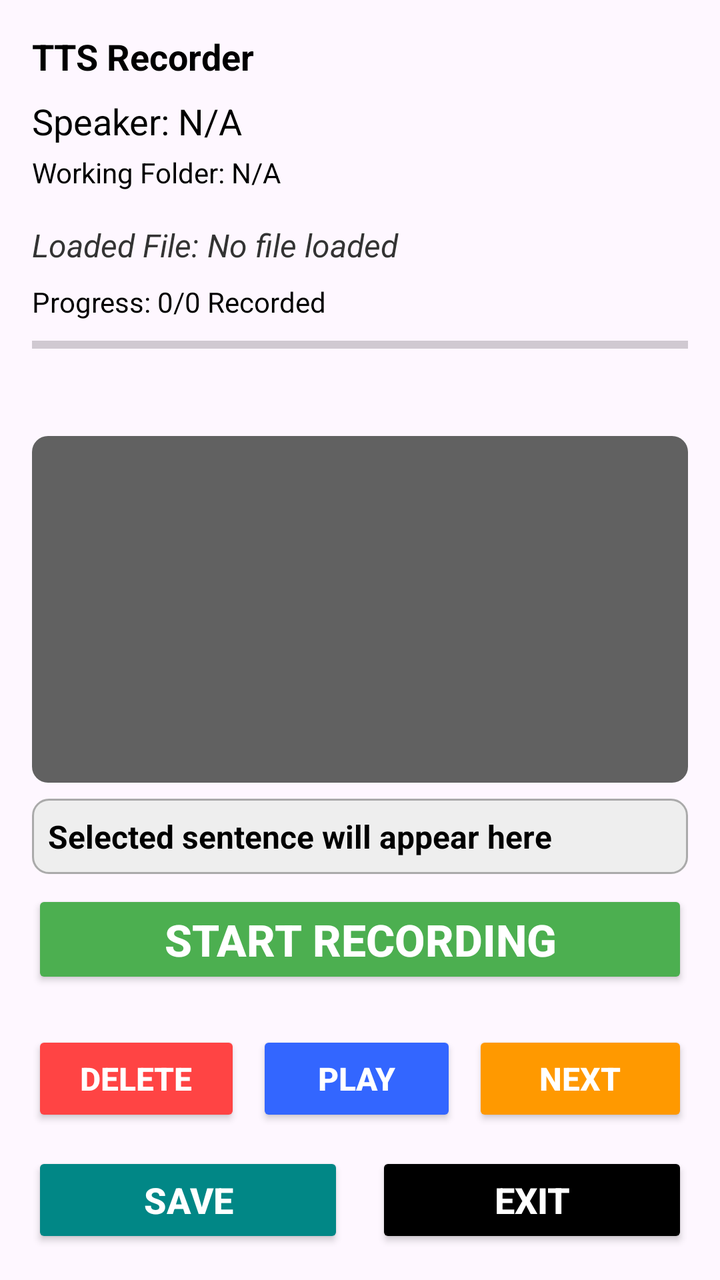
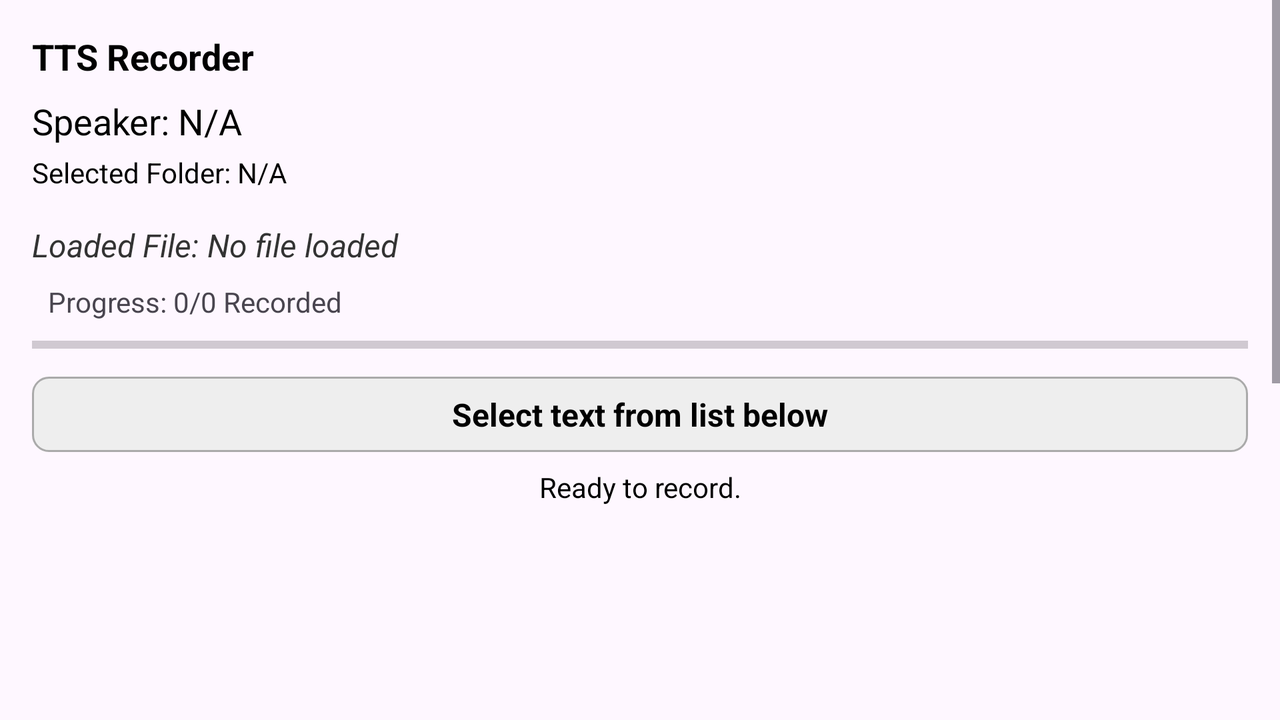

An Android layout and its configuration variant, each rendered on a device that would load it. The default file and the variant file are quoted in full after the pictures.
<!-- AndroidManifest.xml: application theme Theme.TTSTool -->
<!-- res/layout/activity_processing.xml -->
<?xml version="1.0" encoding="utf-8"?>
<androidx.constraintlayout.widget.ConstraintLayout xmlns:android="http://schemas.android.com/apk/res/android"
    xmlns:app="http://schemas.android.com/apk/res-auto"
    xmlns:tools="http://schemas.android.com/tools"
    android:id="@+id/main"
    android:layout_width="match_parent"
    android:layout_height="match_parent"
    android:padding="16dp"
    tools:context=".ProcessingActivity">

    
    <TextView
        android:id="@+id/tv_app_title"
        android:layout_width="wrap_content"
        android:layout_height="wrap_content"
        android:text="TTS Recorder"
        android:textSize="18sp"
        android:textStyle="bold"
        android:textColor="@color/black"
        app:layout_constraintStart_toStartOf="parent"
        app:layout_constraintTop_toTopOf="parent" />

    
    <TextView
        android:id="@+id/username_display_text_view"
        android:layout_width="0dp"
        android:layout_height="wrap_content"
        android:layout_marginTop="8dp"
        android:text="Speaker: N/A"
        android:textSize="18sp"
        android:textColor="@color/black"
        app:layout_constraintStart_toStartOf="parent"
        app:layout_constraintEnd_toEndOf="parent"
        app:layout_constraintTop_toBottomOf="@+id/tv_app_title" />

    
    <TextView
        android:id="@+id/file_uri_display_text_view"
        android:layout_width="0dp"
        android:layout_height="wrap_content"
        android:layout_marginTop="4dp"
        android:text="Working Folder: N/A"
        android:textSize="14sp"
        android:textColor="@color/black"
        app:layout_constraintStart_toStartOf="parent"
        app:layout_constraintEnd_toEndOf="parent"
        app:layout_constraintTop_toBottomOf="@+id/username_display_text_view" />

    
    <TextView
        android:id="@+id/loaded_file_name_text_view"
        android:layout_width="0dp"
        android:layout_height="wrap_content"
        android:layout_marginTop="16dp"
        android:text="Loaded File: No file loaded"
        android:textSize="16sp"
        android:textStyle="italic"
        android:textColor="@color/text_color_dark"
        app:layout_constraintStart_toStartOf="parent"
        app:layout_constraintEnd_toEndOf="parent"
        app:layout_constraintTop_toBottomOf="@+id/file_uri_display_text_view" />

    
    <TextView
        android:id="@+id/recording_progress_text_view"
        android:layout_width="wrap_content"
        android:layout_height="wrap_content"
        android:text="Progress: 0/0 Recorded"
        android:textColor="@color/black"
        android:textSize="14sp"
        android:layout_marginTop="8dp"
        app:layout_constraintStart_toStartOf="parent"
        app:layout_constraintTop_toBottomOf="@+id/loaded_file_name_text_view" />

    <ProgressBar
        android:id="@+id/recording_progress_bar"
        style="?android:attr/progressBarStyleHorizontal"
        android:layout_width="0dp"
        android:layout_height="wrap_content"
        android:layout_marginTop="4dp"
        android:max="100"
        android:progress="0"
        app:layout_constraintStart_toStartOf="parent"
        app:layout_constraintEnd_toEndOf="parent"
        app:layout_constraintTop_toBottomOf="@+id/recording_progress_text_view" />

    
    <TextView
        android:id="@+id/audio_level_indicator_text_view"
        android:layout_width="0dp"
        android:layout_height="wrap_content"
        android:layout_marginTop="8dp"
        android:gravity="center"
        android:text=""
        android:textSize="16sp"
        android:textStyle="bold"
        android:textColor="@color/black"
        app:layout_constraintStart_toStartOf="parent"
        app:layout_constraintEnd_toEndOf="parent"
        app:layout_constraintTop_toBottomOf="@+id/recording_progress_bar" />


    
    <androidx.recyclerview.widget.RecyclerView
        android:id="@+id/sentences_recycler_view"
        android:layout_width="0dp"
        android:layout_height="0dp"
        android:layout_marginTop="8dp"
        android:layout_marginBottom="8dp"
        android:background="@drawable/rounded_background_dark_gray"
        android:padding="4dp"
        app:layout_constraintBottom_toTopOf="@+id/current_selected_sentence_text_view"
        app:layout_constraintEnd_toEndOf="parent"
        app:layout_constraintStart_toStartOf="parent"
        app:layout_constraintTop_toBottomOf="@+id/audio_level_indicator_text_view" />

    
    <TextView
        android:id="@+id/current_selected_sentence_text_view"
        android:layout_width="0dp"
        android:layout_height="wrap_content"
        android:layout_marginBottom="8dp"
        android:background="@drawable/rounded_background_light_gray"
        android:gravity="start"
        android:padding="8dp"
        android:text="Selected sentence will appear here"
        android:textColor="@color/black"
        android:textSize="16sp"
        android:textStyle="bold"
        app:layout_constraintBottom_toTopOf="@+id/btn_start_processing"
        app:layout_constraintEnd_toEndOf="parent"
        app:layout_constraintStart_toStartOf="parent" />

    
    <Button
        android:id="@+id/btn_start_processing"
        android:layout_width="0dp"
        android:layout_height="wrap_content"
        android:layout_marginBottom="8dp"
        android:backgroundTint="@color/custom_green"
        android:text="Start Recording"
        android:textColor="@color/white"
        android:textSize="22sp"
        android:textStyle="bold"
        app:layout_constraintBottom_toTopOf="@+id/guideline_buttons_top"
        app:layout_constraintEnd_toEndOf="parent"
        app:layout_constraintStart_toStartOf="parent" />

    
    <androidx.constraintlayout.widget.Guideline
        android:id="@+id/guideline_buttons_top"
        android:layout_width="wrap_content"
        android:layout_height="wrap_content"
        android:orientation="horizontal"
        app:layout_constraintGuide_percent="0.80" /> 

    <androidx.constraintlayout.widget.Guideline
        android:id="@+id/guideline_btn_left_1"
        android:layout_width="wrap_content"
        android:layout_height="wrap_content"
        android:orientation="vertical"
        app:layout_constraintGuide_percent="0.33" />

    <androidx.constraintlayout.widget.Guideline
        android:id="@+id/guideline_btn_left_2"
        android:layout_width="wrap_content"
        android:layout_height="wrap_content"
        android:orientation="vertical"
        app:layout_constraintGuide_percent="0.66" />

    
    <Button
        android:id="@+id/btn_delete_file"
        android:layout_width="0dp"
        android:layout_height="wrap_content"
        android:layout_marginEnd="4dp"
        android:backgroundTint="@color/custom_red"
        android:text="Delete"
        android:textColor="@color/white"
        android:textSize="16sp"
        android:textStyle="bold"
        app:layout_constraintBottom_toTopOf="@+id/bottom_session_buttons_layout"
        app:layout_constraintEnd_toStartOf="@+id/guideline_btn_left_1"
        app:layout_constraintStart_toStartOf="parent"
        app:layout_constraintTop_toTopOf="@+id/guideline_buttons_top" />

    <Button
        android:id="@+id/btn_play_audio"
        android:layout_width="0dp"
        android:layout_height="wrap_content"
        android:layout_marginStart="4dp"
        android:layout_marginEnd="4dp"
        android:backgroundTint="@color/custom_blue"
        android:text="Play"
        android:textColor="@color/white"
        android:textSize="16sp"
        android:textStyle="bold"
        app:layout_constraintBottom_toTopOf="@+id/bottom_session_buttons_layout"
        app:layout_constraintEnd_toStartOf="@+id/guideline_btn_left_2"
        app:layout_constraintStart_toStartOf="@+id/guideline_btn_left_1"
        app:layout_constraintTop_toTopOf="@+id/guideline_buttons_top" />

    <Button
        android:id="@+id/btn_next_item"
        android:layout_width="0dp"
        android:layout_height="wrap_content"
        android:layout_marginStart="4dp"
        android:backgroundTint="@color/custom_orange"
        android:text="Next"
        android:textColor="@color/white"
        android:textSize="16sp"
        android:textStyle="bold"
        app:layout_constraintBottom_toTopOf="@+id/bottom_session_buttons_layout"
        app:layout_constraintEnd_toEndOf="parent"
        app:layout_constraintStart_toStartOf="@+id/guideline_btn_left_2"
        app:layout_constraintTop_toTopOf="@+id/guideline_buttons_top" />

    
    <LinearLayout
        android:id="@+id/bottom_session_buttons_layout"
        android:layout_width="0dp"
        android:layout_height="wrap_content"
        android:orientation="horizontal"
        android:gravity="center_horizontal"
        android:layout_marginTop="8dp"
        app:layout_constraintBottom_toBottomOf="parent"
        app:layout_constraintStart_toStartOf="parent"
        app:layout_constraintEnd_toEndOf="parent">

        <Button
            android:id="@+id/btn_save_session"
            android:layout_width="0dp"
            android:layout_height="wrap_content"
            android:layout_weight="1"
            android:layout_marginEnd="8dp"
            android:backgroundTint="@color/teal_700"
            android:text="Save"
            android:textColor="@color/white"
            android:textSize="18sp"
            android:textStyle="bold" />

        <Button
            android:id="@+id/btn_exit_activity"
            android:layout_width="0dp"
            android:layout_height="wrap_content"
            android:layout_weight="1"
            android:layout_marginStart="8dp"
            android:backgroundTint="@color/black"
            android:text="Exit"
            android:textColor="@color/white"
            android:textSize="18sp"
            android:textStyle="bold" />
    </LinearLayout>

</androidx.constraintlayout.widget.ConstraintLayout>
<!-- resources referenced by this layout -->
<resources>
  <color name="black">#FF000000</color>
  <color name="custom_blue">#3366FF</color>
  <color name="custom_green">#4CAF50</color>
  <color name="custom_orange">#FF9900</color>
  <color name="custom_red">#FF4444</color>
  <color name="teal_700">#FF018786</color>
  <color name="text_color_dark">#333333</color>
  <color name="white">#FFFFFFFF</color>
  <!-- drawable rounded_background_dark_gray (drawable) -->
  <?xml version="1.0" encoding="utf-8"?>
  <shape xmlns:android="http://schemas.android.com/apk/res/android">
      <solid android:color="@color/background_dark_gray" />
      <corners android:radius="8dp" />
  </shape>
  <!-- drawable rounded_background_light_gray (drawable) -->
  <?xml version="1.0" encoding="utf-8"?>
  <shape xmlns:android="http://schemas.android.com/apk/res/android">
      <solid android:color="@color/background_light_gray" />
      <corners android:radius="8dp" />
      <stroke android:width="1dp" android:color="@android:color/darker_gray"/>
  </shape>
  <style name="Theme.TTSTool" parent="Base.Theme.TTSTool" />
  <color name="background_dark_gray">#616161</color>
  <color name="background_light_gray">#EEEEEE</color>
  <style name="Base.Theme.TTSTool" parent="Theme.Material3.DayNight.NoActionBar">
          
          
      </style>
</resources>
<!-- res/layout-land/activity_processing.xml (the author's variant of the layout above) -->
<!-- drawn on the phone turned sideways -->
<?xml version="1.0" encoding="utf-8"?>
<ScrollView xmlns:android="http://schemas.android.com/apk/res/android"
    xmlns:app="http://schemas.android.com/apk/res-auto"
    xmlns:tools="http://schemas.android.com/tools"
    android:layout_width="match_parent"
    android:layout_height="match_parent"
    tools:context=".ProcessingActivity">

    <androidx.constraintlayout.widget.ConstraintLayout
        android:id="@+id/main"
        android:layout_width="match_parent"
        android:layout_height="wrap_content" android:padding="16dp">

        <TextView
            android:id="@+id/tv_app_title"
            android:layout_width="wrap_content"
            android:layout_height="wrap_content"
            android:text="TTS Recorder"
            android:textSize="18sp"
            android:textStyle="bold"
            android:textColor="@color/black"
            app:layout_constraintStart_toStartOf="parent"
            app:layout_constraintTop_toTopOf="parent" />

        <TextView
            android:id="@+id/username_display_text_view"
            android:layout_width="0dp"
            android:layout_height="wrap_content"
            android:layout_marginTop="8dp"
            android:text="Speaker: N/A"
            android:textSize="18sp"
            android:textColor="@color/black"
            app:layout_constraintStart_toStartOf="parent"
            app:layout_constraintEnd_toEndOf="parent"
            app:layout_constraintTop_toBottomOf="@+id/tv_app_title" />

        <TextView
            android:id="@+id/file_uri_display_text_view"
            android:layout_width="0dp"
            android:layout_height="wrap_content"
            android:layout_marginTop="4dp"
            android:text="Selected Folder: N/A"
            android:textSize="14sp"
            android:textColor="@color/black"
            app:layout_constraintStart_toStartOf="parent"
            app:layout_constraintEnd_toEndOf="parent"
            app:layout_constraintTop_toBottomOf="@+id/username_display_text_view" />

        <TextView
            android:id="@+id/loaded_file_name_text_view"
            android:layout_width="0dp"
            android:layout_height="wrap_content"
            android:layout_marginTop="16dp"
            android:text="Loaded File: No file loaded"
            android:textSize="16sp"
            android:textStyle="italic"
            android:textColor="@color/text_color_dark"
            app:layout_constraintStart_toStartOf="parent"
            app:layout_constraintEnd_toEndOf="parent"
            app:layout_constraintTop_toBottomOf="@+id/file_uri_display_text_view" />

        <TextView
            android:id="@+id/recording_progress_text_view"
            android:layout_width="wrap_content"
            android:layout_height="wrap_content"
            android:text="Progress: 0/0 Recorded"
            android:textSize="14sp"
            android:layout_marginTop="8dp"
            app:layout_constraintStart_toStartOf="parent"
            app:layout_constraintTop_toBottomOf="@+id/loaded_file_name_text_view"
            app:layout_constraintHorizontal_bias="0.0"
            app:layout_constraintEnd_toEndOf="parent"
            android:layout_marginStart="8dp" />

        <ProgressBar
            android:id="@+id/recording_progress_bar"
            style="?android:attr/progressBarStyleHorizontal"
            android:layout_width="0dp"
            android:layout_height="wrap_content"
            android:layout_marginTop="4dp"
            android:max="100"
            android:progress="0"
            app:layout_constraintEnd_toEndOf="parent"
            app:layout_constraintStart_toStartOf="parent"
            app:layout_constraintTop_toBottomOf="@+id/recording_progress_text_view" />

        <TextView
            android:id="@+id/current_selected_sentence_text_view"
            android:layout_width="0dp"
            android:layout_height="wrap_content"
            android:layout_marginTop="8dp"
            android:background="@drawable/rounded_background_light_gray"
            android:gravity="center"
            android:padding="8dp"
            android:text="Select text from list below"
            android:textColor="@color/black"
            android:textSize="16sp"
            android:textStyle="bold"
            app:layout_constraintEnd_toEndOf="parent"
            app:layout_constraintStart_toStartOf="parent"
            app:layout_constraintTop_toBottomOf="@+id/recording_progress_bar" />

        <TextView
            android:id="@+id/audio_level_indicator_text_view"
            android:layout_width="wrap_content"
            android:layout_height="wrap_content"
            android:layout_marginTop="8dp"
            android:text="Ready to record."
            android:textSize="14sp"
            android:textColor="@color/black"
            app:layout_constraintStart_toStartOf="parent"
            app:layout_constraintEnd_toEndOf="parent"
            app:layout_constraintTop_toBottomOf="@+id/current_selected_sentence_text_view" />

        <androidx.recyclerview.widget.RecyclerView
            android:id="@+id/sentences_recycler_view"
            android:layout_width="0dp"
            android:layout_height="230dp" android:layout_marginTop="8dp"
            android:layout_marginBottom="16dp"
            app:layout_constraintEnd_toEndOf="parent"
            app:layout_constraintStart_toStartOf="parent"
            app:layout_constraintTop_toBottomOf="@+id/audio_level_indicator_text_view"
            tools:listitem="@layout/item_sentence" />

        <LinearLayout
            android:id="@+id/buttons_group"
            android:layout_width="0dp"
            android:layout_height="wrap_content"
            android:orientation="vertical"
            android:layout_marginTop="8dp"
            app:layout_constraintTop_toBottomOf="@+id/sentences_recycler_view"
            app:layout_constraintStart_toStartOf="parent"
            app:layout_constraintEnd_toEndOf="parent"
            app:layout_constraintBottom_toBottomOf="parent">

            
            <Button
                android:id="@+id/btn_start_processing"
                android:layout_width="match_parent"
                android:layout_height="wrap_content"
                android:layout_marginBottom="8dp"
                android:backgroundTint="@color/custom_green"
                android:text="Start Recording"
                android:textColor="@color/white"
                android:textSize="22sp"
                android:textStyle="bold" />

            
            <LinearLayout
                android:layout_width="match_parent"
                android:layout_height="wrap_content"
                android:orientation="horizontal"
                android:layout_marginBottom="8dp">

                <Button
                    android:id="@+id/btn_delete_file"
                    android:layout_weight="1"
                    android:layout_width="0dp"
                    android:layout_height="wrap_content"
                    android:layout_marginEnd="4dp"
                    android:backgroundTint="@color/custom_red"
                    android:text="Delete"
                    android:textColor="@color/white"
                    android:textSize="16sp"
                    android:textStyle="bold" />

                <Button
                    android:id="@+id/btn_play_audio"
                    android:layout_weight="1"
                    android:layout_width="0dp"
                    android:layout_height="wrap_content"
                    android:layout_marginStart="2dp"
                    android:layout_marginEnd="2dp"
                    android:backgroundTint="@color/custom_blue"
                    android:text="Play"
                    android:textColor="@color/white"
                    android:textSize="16sp"
                    android:textStyle="bold" />

                <Button
                    android:id="@+id/btn_next_item"
                    android:layout_weight="1"
                    android:layout_width="0dp"
                    android:layout_height="wrap_content"
                    android:layout_marginStart="4dp"
                    android:backgroundTint="@color/custom_orange"
                    android:text="Next"
                    android:textColor="@color/white"
                    android:textSize="16sp"
                    android:textStyle="bold" />
            </LinearLayout>

            
            <LinearLayout
                android:layout_width="match_parent"
                android:layout_height="wrap_content"
                android:orientation="horizontal">

                <Button
                    android:id="@+id/btn_save_session"
                    android:layout_weight="1"
                    android:layout_width="0dp"
                    android:layout_height="wrap_content"
                    android:layout_marginEnd="4dp"
                    android:backgroundTint="@color/purple_500"
                    android:text="Save"
                    android:textColor="@color/white"
                    android:textSize="16sp"
                    android:textStyle="bold" />

                <Button
                    android:id="@+id/btn_load_session"
                    android:layout_weight="1"
                    android:layout_width="0dp"
                    android:layout_height="wrap_content"
                    android:layout_marginStart="2dp"
                    android:layout_marginEnd="2dp"
                    android:backgroundTint="@color/purple_700"
                    android:text="Load"
                    android:textColor="@color/white"
                    android:textSize="16sp"
                    android:textStyle="bold" />

                <Button
                    android:id="@+id/btn_exit_activity"
                    android:layout_weight="1"
                    android:layout_width="0dp"
                    android:layout_height="wrap_content"
                    android:layout_marginStart="4dp"
                    android:backgroundTint="@color/black"
                    android:text="Exit"
                    android:textColor="@color/white"
                    android:textSize="16sp"
                    android:textStyle="bold" />
            </LinearLayout>

        </LinearLayout>


    </androidx.constraintlayout.widget.ConstraintLayout>
</ScrollView>
<!-- res/layout/item_sentence.xml (included above) -->
<?xml version="1.0" encoding="utf-8"?>
<LinearLayout xmlns:android="http://schemas.android.com/apk/res/android"
    android:layout_width="match_parent"
    android:layout_height="wrap_content"
    android:orientation="vertical"
    android:padding="8dp"
    android:layout_marginBottom="4dp"
    android:background="@drawable/rounded_corner_background">

    <TextView
        android:id="@+id/text_view_sentence"
        android:layout_width="match_parent"
        android:layout_height="wrap_content"
        android:textSize="16sp"
        android:textColor="@android:color/black"
        android:padding="4dp"
        android:text="Sample Sentence Text Here" />

    <TextView
        android:id="@+id/text_view_recorded_file_name"
        android:layout_width="match_parent"
        android:layout_height="wrap_content"
        android:textSize="12sp"
        android:textColor="@android:color/darker_gray"
        android:paddingStart="4dp"
        android:paddingEnd="4dp"
        android:paddingBottom="2dp"
        android:visibility="gone"
        android:textStyle="italic"
        android:text="Recorded: filename.mp3" />

</LinearLayout>
<!-- resources referenced by the variant -->
<!-- as the phone turned sideways resolves them -->
<resources>
  <color name="black">#FF000000</color>
  <color name="custom_blue">#3366FF</color>
  <color name="custom_green">#4CAF50</color>
  <color name="custom_orange">#FF9900</color>
  <color name="custom_red">#FF4444</color>
  <color name="purple_500">#FF6200EE</color>
  <color name="purple_700">#FF3700B3</color>
  <color name="text_color_dark">#333333</color>
  <color name="white">#FFFFFFFF</color>
  <!-- drawable rounded_background_light_gray (drawable) -->
  <?xml version="1.0" encoding="utf-8"?>
  <shape xmlns:android="http://schemas.android.com/apk/res/android">
      <solid android:color="@color/background_light_gray" />
      <corners android:radius="8dp" />
      <stroke android:width="1dp" android:color="@android:color/darker_gray"/>
  </shape>
  <!-- drawable rounded_corner_background (drawable) -->
  <?xml version="1.0" encoding="utf-8"?>
  <shape xmlns:android="http://schemas.android.com/apk/res/android"
      android:shape="rectangle">
      <solid android:color="@android:color/white" /> 
      <corners android:radius="8dp" /> 
      <stroke
          android:width="1dp"
          android:color="#CCCCCC" /> 
  </shape>
  <style name="Theme.TTSTool" parent="Base.Theme.TTSTool" />
  <color name="background_light_gray">#EEEEEE</color>
  <style name="Base.Theme.TTSTool" parent="Theme.Material3.DayNight.NoActionBar">
          
          
      </style>
</resources>
